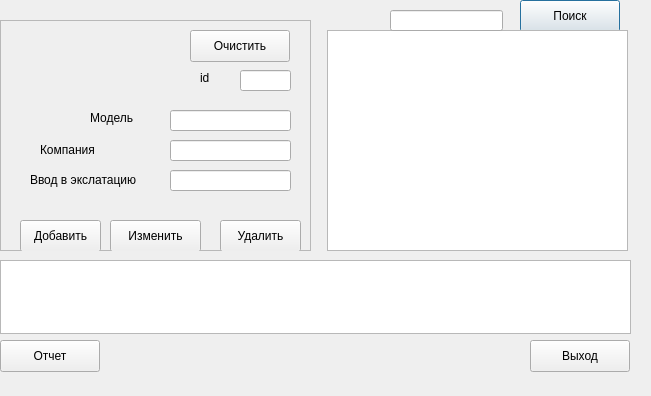
<?xml version="1.0" encoding="UTF-8"?>
<ui version="4.0">
 <class>onb5</class>
 <widget class="QDialog" name="onb5">
  <property name="geometry">
   <rect>
    <x>0</x>
    <y>0</y>
    <width>651</width>
    <height>396</height>
   </rect>
  </property>
  <property name="windowTitle">
   <string>Dialog</string>
  </property>
  <widget class="QPushButton" name="btnSearch">
   <property name="geometry">
    <rect>
     <x>520</x>
     <y>0</y>
     <width>100</width>
     <height>32</height>
    </rect>
   </property>
   <property name="text">
    <string>Поиск</string>
   </property>
  </widget>
  <widget class="QTableWidget" name="tw">
   <property name="geometry">
    <rect>
     <x>327</x>
     <y>30</y>
     <width>301</width>
     <height>221</height>
    </rect>
   </property>
  </widget>
  <widget class="QPushButton" name="btnExit">
   <property name="geometry">
    <rect>
     <x>530</x>
     <y>340</y>
     <width>100</width>
     <height>32</height>
    </rect>
   </property>
   <property name="text">
    <string>Выход</string>
   </property>
  </widget>
  <widget class="QFrame" name="frame">
   <property name="geometry">
    <rect>
     <x>0</x>
     <y>20</y>
     <width>311</width>
     <height>231</height>
    </rect>
   </property>
   <property name="frameShape">
    <enum>QFrame::StyledPanel</enum>
   </property>
   <property name="frameShadow">
    <enum>QFrame::Plain</enum>
   </property>
   <widget class="QLineEdit" name="le2">
    <property name="geometry">
     <rect>
      <x>170</x>
      <y>90</y>
      <width>121</width>
      <height>21</height>
     </rect>
    </property>
   </widget>
   <widget class="QPushButton" name="btn3">
    <property name="geometry">
     <rect>
      <x>220</x>
      <y>200</y>
      <width>81</width>
      <height>32</height>
     </rect>
    </property>
    <property name="text">
     <string>Удалить</string>
    </property>
   </widget>
   <widget class="QPushButton" name="btn2">
    <property name="geometry">
     <rect>
      <x>110</x>
      <y>200</y>
      <width>91</width>
      <height>32</height>
     </rect>
    </property>
    <property name="text">
     <string>Изменить</string>
    </property>
   </widget>
   <widget class="QPushButton" name="btn1">
    <property name="geometry">
     <rect>
      <x>20</x>
      <y>200</y>
      <width>81</width>
      <height>32</height>
     </rect>
    </property>
    <property name="text">
     <string>Добавить</string>
    </property>
   </widget>
   <widget class="QPushButton" name="btn4">
    <property name="geometry">
     <rect>
      <x>190</x>
      <y>10</y>
      <width>100</width>
      <height>32</height>
     </rect>
    </property>
    <property name="text">
     <string>Очистить</string>
    </property>
   </widget>
   <widget class="QLabel" name="lbId_2">
    <property name="geometry">
     <rect>
      <x>200</x>
      <y>50</y>
      <width>11</width>
      <height>16</height>
     </rect>
    </property>
    <property name="text">
     <string>id</string>
    </property>
   </widget>
   <widget class="QLineEdit" name="le1">
    <property name="geometry">
     <rect>
      <x>240</x>
      <y>50</y>
      <width>51</width>
      <height>21</height>
     </rect>
    </property>
   </widget>
   <widget class="QLabel" name="label">
    <property name="geometry">
     <rect>
      <x>90</x>
      <y>90</y>
      <width>61</width>
      <height>16</height>
     </rect>
    </property>
    <property name="text">
     <string>Модель</string>
    </property>
   </widget>
   <widget class="QLabel" name="label_2">
    <property name="geometry">
     <rect>
      <x>40</x>
      <y>120</y>
      <width>111</width>
      <height>20</height>
     </rect>
    </property>
    <property name="text">
     <string>Компания</string>
    </property>
   </widget>
   <widget class="QLineEdit" name="le3">
    <property name="geometry">
     <rect>
      <x>170</x>
      <y>120</y>
      <width>121</width>
      <height>21</height>
     </rect>
    </property>
   </widget>
   <widget class="QLineEdit" name="le4">
    <property name="geometry">
     <rect>
      <x>170</x>
      <y>150</y>
      <width>121</width>
      <height>21</height>
     </rect>
    </property>
   </widget>
   <widget class="QLabel" name="label_3">
    <property name="geometry">
     <rect>
      <x>30</x>
      <y>150</y>
      <width>121</width>
      <height>20</height>
     </rect>
    </property>
    <property name="text">
     <string>Ввод в экслатацию</string>
    </property>
   </widget>
  </widget>
  <widget class="QLineEdit" name="leSearch">
   <property name="geometry">
    <rect>
     <x>390</x>
     <y>10</y>
     <width>113</width>
     <height>21</height>
    </rect>
   </property>
  </widget>
  <widget class="QTextEdit" name="teResult">
   <property name="geometry">
    <rect>
     <x>0</x>
     <y>260</y>
     <width>631</width>
     <height>74</height>
    </rect>
   </property>
   <property name="readOnly">
    <bool>true</bool>
   </property>
  </widget>
  <widget class="QPushButton" name="btnReport">
   <property name="geometry">
    <rect>
     <x>0</x>
     <y>340</y>
     <width>100</width>
     <height>32</height>
    </rect>
   </property>
   <property name="text">
    <string>Отчет</string>
   </property>
  </widget>
 </widget>
 <resources/>
 <connections/>
</ui>
